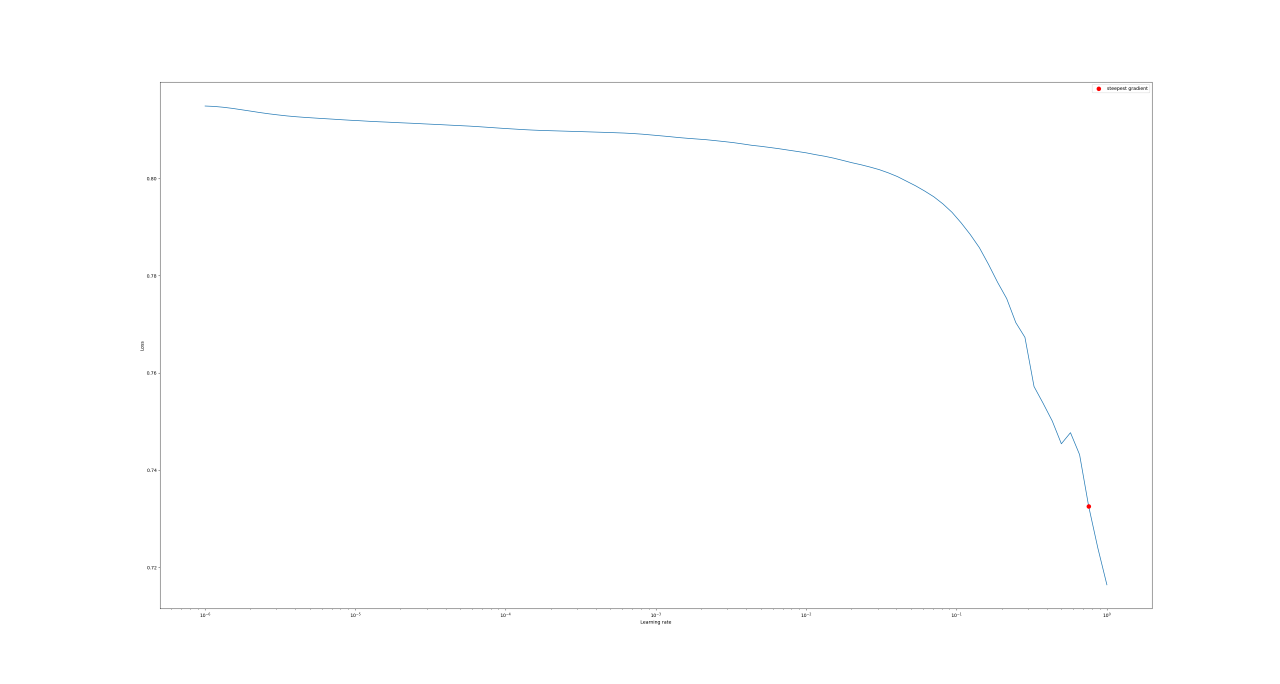
#> input picture resources/LR finder (covid).png, 3840 x 2052 px (shown at 1/3 size); its folder holds only this picture in this run
$ python -i utils.py   (imports and definitions only)   (older library calls are emulated)
#> lines starting #> are read from the running program, lines starting #| are printed output that depends on the picture; after the words box and inside, x2 and y2 are one past the last pixel; in counts of white or black regions, pixels touching at a corner belong together
import os
import json
import math
import warnings
from pathlib import Path
from typing import Dict, List, Callable

import io
import cv2
import zlib
import base64
import numpy as np
import pandas as pd
from PIL import Image

from sklearn.metrics import mean_squared_error


class EarlyStopping:
    # [46 lines left out: functions __init__, __call__, is_better_optimum, not called in this run]


class DynamicWeighting:
    # [9 lines left out: function __init__, not called in this run]

    def init_current_losses(self, loss1, loss2):
        self.current_loss1 = loss1
        self.current_loss2 = loss2

    # [10 lines left out: functions init_first_batch_losses, get_weights, not called in this run]

    def batch_update(self, loss_seg_np, loss_cls_np):
        self.init_first_batch_losses(loss_seg_np, loss_cls_np)
        self.init_current_losses(loss_seg_np, loss_cls_np)

    def end_of_iteration(self):
        self.first_batch_initialized = False


class StaticWeighting:
    def __init__(self, w1=0.55, w2=0.45):
        self.w1 = w1
        self.w2 = w2

    def get_weights(self):
        return self.w1, self.w2

    def end_of_iteration(self):
        pass

    def batch_update(self, loss_seg_np, loss_cls_np):
        pass


# [279 lines left out: functions binary_search, separate_lungs, split_lung_into_segments, find_obj_bbox, extract_model_opts, mask_2_base64 and 1 more, not called in this run]


def filter_img(img: np.array, contour_area: int = 5000) -> np.ndarray:
#> called with contour_area = 5000
    thresh = (img > 0.5).astype(np.uint8)
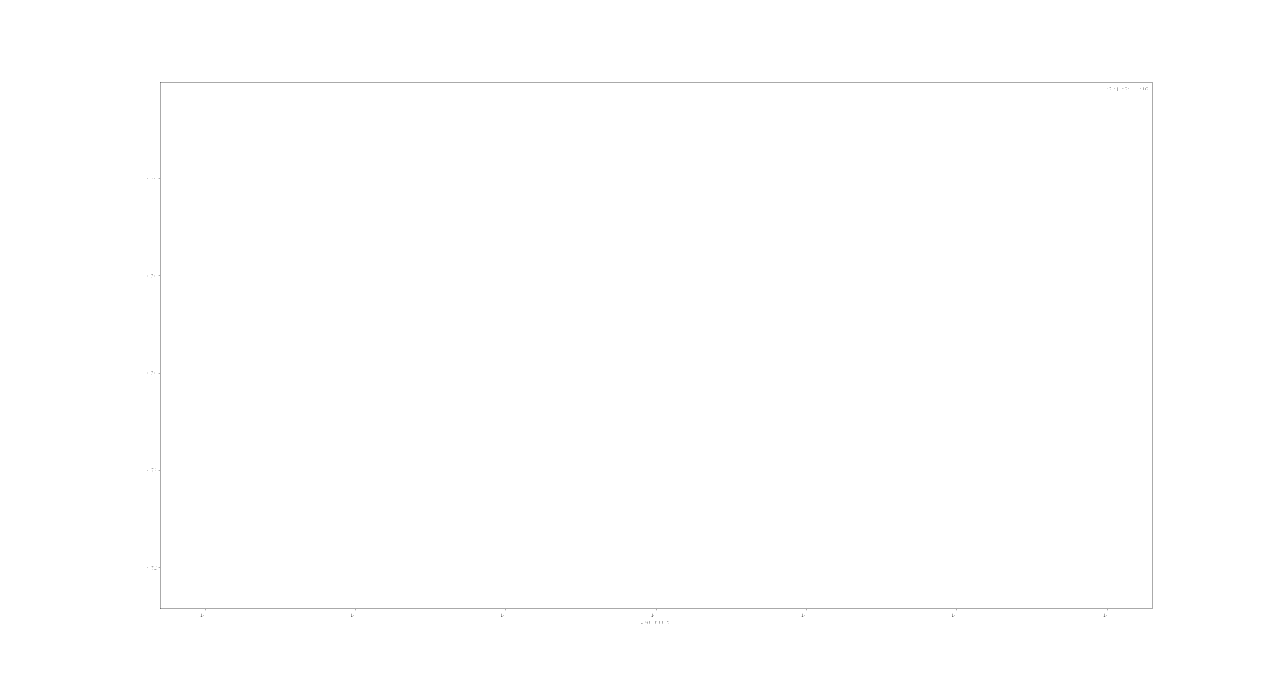
#> thresh: shape (2052, 3840) (shown at 1/3 size); values 0 (black) and 1 (white), 99.9% white; black in thin lines or dots, all inside (x1, y1, x2, y2) = (441, 246, 3457, 1871)
    cnts = cv2.findContours(thresh, cv2.RETR_TREE, cv2.CHAIN_APPROX_SIMPLE)
#> cnts = 69 contours, 58 with area under 20; largest, box (x1, y1, x2, y2) and area: (0, 0, 3840, 2052) 7873789, (475, 245, 3458, 1832) 4711278, (481, 247, 3456, 1826) 4692972, (3310, 1840, 3317, 1852) 27, (2855, 1840, 2862, 1852) 27
    cnts = cnts[0] if len(cnts) == 2 else cnts[1]
    for c in cnts:
        area = cv2.contourArea(c)
        if area < contour_area:
            cv2.drawContours(thresh, [c], -1, (0, 0, 0), -1)
#> this loop made 69 passes
#> area on passes 20, 21, 22, 23, 24, 25, 26, 53, 68: 27, 27, 27, 27, 27, 27, 27, 4711278, 22
#> (c, area) on passes 1, 54: ([[0, 0], [0, 2051], [3839, 2051], [3839, 0]], 7873789), ([[481, 247], [481, 1825], [3455, 1825], [3455, 247]], 4692972)
#> thresh: shape (2052, 3840); values 0 (black) and 1 (white), 99.9% white; black in thin lines or dots, all inside (x1, y1, x2, y2) = (440, 246, 3457, 1872)
    kernel = cv2.getStructuringElement(cv2.MORPH_ELLIPSE, (5, 5))
#> kernel = [[0, 0, 1, 0, 0], [1, 1, 1, 1, 1], [1, 1, 1, 1, 1], [1, 1, 1, 1, 1], [0, 0, 1, 0, 0]]
    opening = cv2.morphologyEx(thresh, cv2.MORPH_OPEN, kernel, iterations=2)
    closing = cv2.morphologyEx(opening, cv2.MORPH_CLOSE, kernel)
#> closing: shape (2052, 3840); values 0 (black) and 1 (white), 100% white; 18 black regions, largest, box (x1, y1, x2, y2) and area: (457, 1698, 472, 1709) 116, (3428, 261, 3443, 271) 105, (1976, 1863, 1989, 1871) 82
    return closing


# [128 lines left out: functions rmse_parameters, measure_metrics, compute_consensus_score, process_gt_metadata, get_list_of_files, remove_extension and 4 more, not called in this run]


# [6 lines not run here, left out]

>>> import cv2
>>> picture = cv2.imread('../resources/LR finder (covid).png', cv2.IMREAD_GRAYSCALE)
>>> result = filter_img(picture)

$ run again, on resources/LR finder (lungs).png
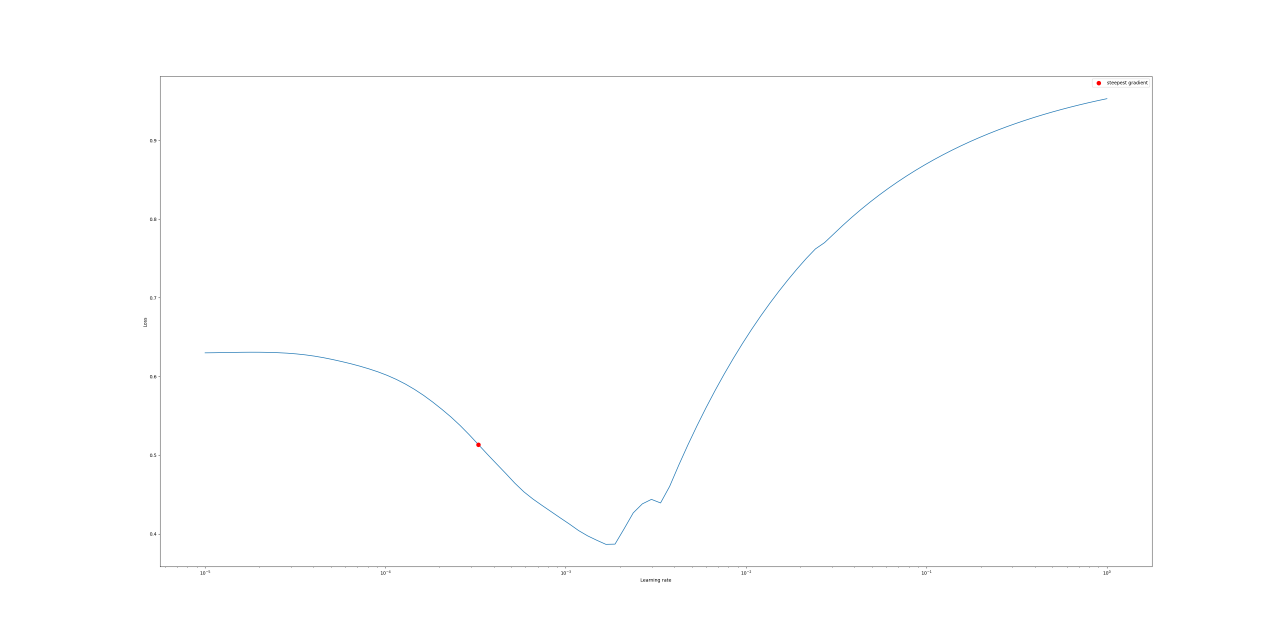
#> input picture resources/LR finder (lungs).png, 3840 x 1910 px (shown at 1/3 size)
#> in filter_img, `thresh = (img > 0.5).astype(np.uint8)`:
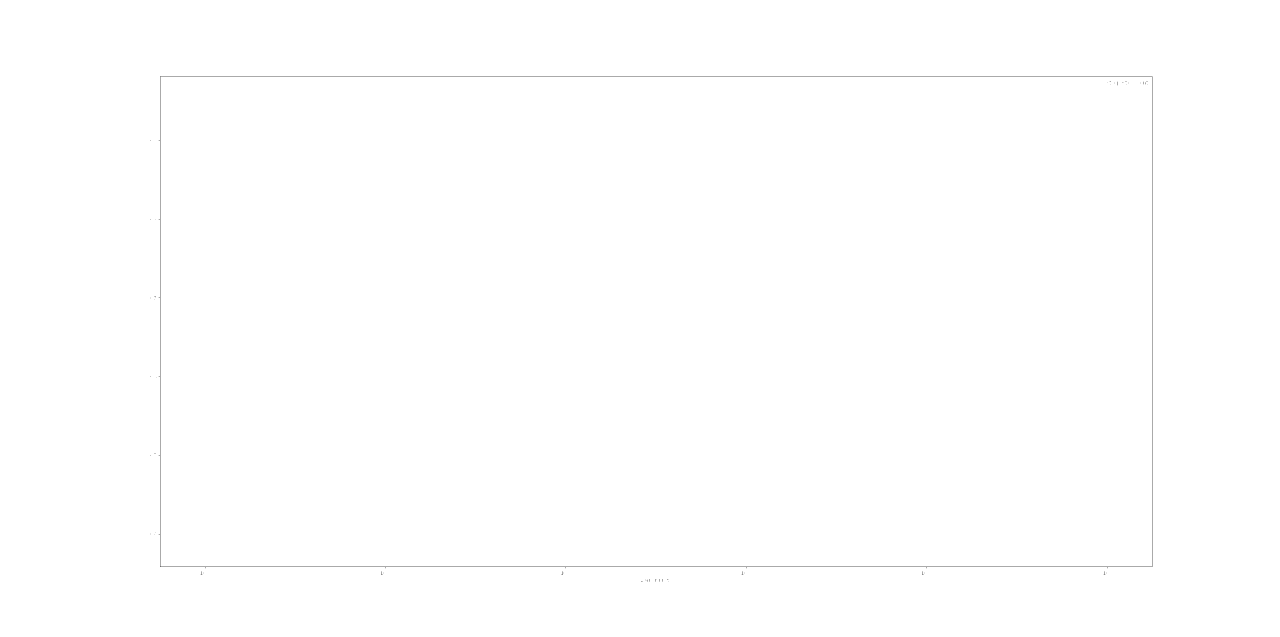
#> thresh: shape (1910, 3840) (shown at 1/3 size); values 0 (black) and 1 (white), 99.9% white; black in thin lines or dots, all inside (x1, y1, x2, y2) = (450, 229, 3457, 1745)
#> cnts = 55 contours, 45 with area under 20; largest, box (x1, y1, x2, y2) and area: (0, 0, 3840, 1910) 7328651, (475, 228, 3458, 1706) 4386676, (481, 230, 3456, 1700) 4368806, (3310, 1713, 3317, 1725) 27, (2765, 1713, 2772, 1725) 27
#> the loop in filter_img, `for c in cnts:` made 55 passes
#> area on passes 19, 20, 21, 22, 23, 24, 39, 54: 27, 27, 27, 27, 27, 27, 4386676, 22
#> kernel = [[0, 0, 1, 0, 0], [1, 1, 1, 1, 1], [1, 1, 1, 1, 1], [1, 1, 1, 1, 1], [0, 0, 1, 0, 0]]
#> opening: shape (1910, 3840); values 0 (black) and 1 (white), 99.9% white; black in thin lines or dots, all inside (x1, y1, x2, y2) = (449, 229, 3457, 1746)
#> closing: shape (1910, 3840); values 0 (black) and 1 (white), 100% white; 13 black regions, largest, box (x1, y1, x2, y2) and area: (3428, 244, 3443, 254) 105, (1976, 1737, 1989, 1745) 82, (1939, 1737, 1949, 1746) 63
